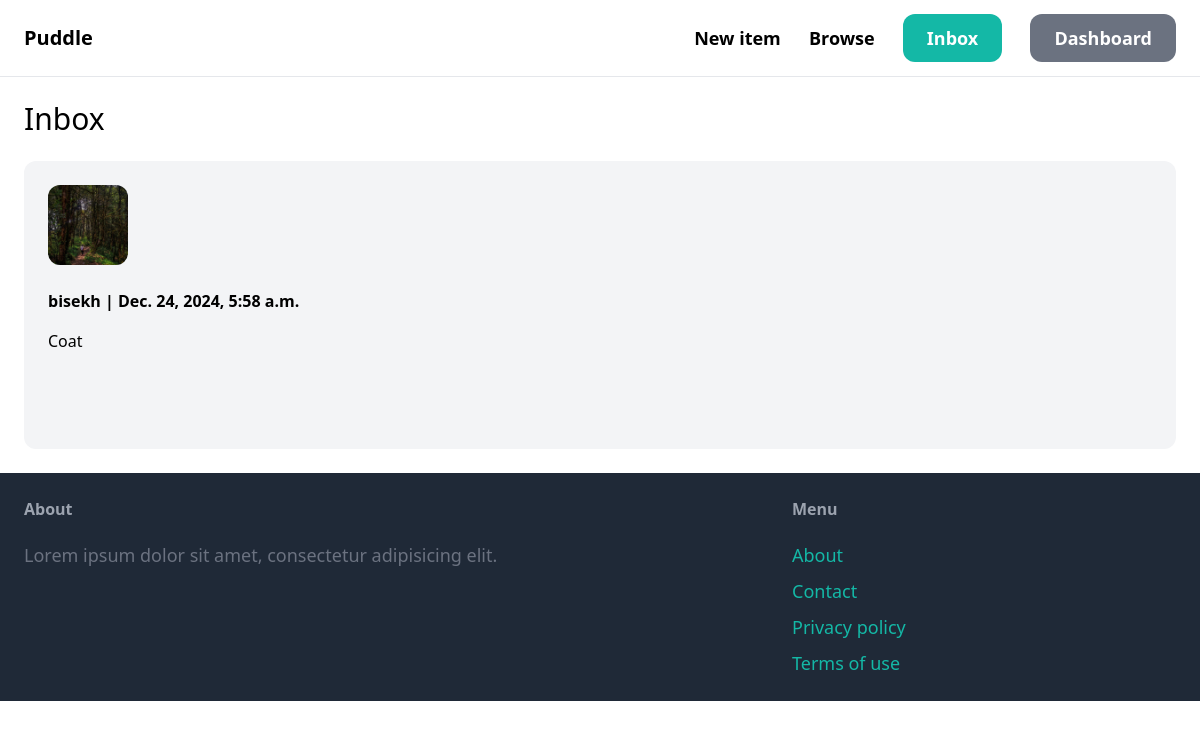
Screenshot of /inbox/ (signed in) with the database file from the repository.
### conversation/models.py (models this page shows)
class Conversation(models.Model):
    item = models.ForeignKey(Item,related_name='conversations', on_delete=models.CASCADE)
    members = models.ManyToManyField(User,related_name='conversations')
    created_at = models.DateTimeField(auto_now_add=True)
    modified_at = models.DateTimeField(auto_now_add=True)
    class Meta:
        ordering = ('-modified_at',)

### item/models.py (models this page shows, shortened)
class Item(models.Model):
    category =models.ForeignKey(Category,related_name='items',on_delete=models.CASCADE)
    name = models.CharField(max_length=255)
    description = models.TextField(blank=True, null=True)
    price = models.FloatField()
    image = models.ImageField(upload_to='item_images', blank=True, null=True)
    is_sold = models.BooleanField(default=False)
    created_by = models.ForeignKey(User,related_name='items',on_delete=models.CASCADE)
    created_at = models.DateTimeField(auto_now_add=True)

### conversation/views.py (the view)
# urls.py: path('',views.inbox,name='inbox'),
@login_required
def inbox(request):
    conversations = Conversation.objects.filter(members__in=[request.user.id])
    return render(request,'conversation/inbox.html',{
        'conversations':conversations
    })

### conversation/templates/conversation/inbox.html (shortened to what this page needs)
{% extends 'core/base.html' %}
{% block content %}
<h1 class="mb-6 text-3xl">Inbox</h1>
<div class="spac-y-6">
  {% for conversation in conversations %}
  <a href="{% url 'conversation:details' conversation.id %}">
    <div class="p-6 flex bg-gray-100 rounded-xl">
      <div class="pr-6">
        <img
          src="{{conversation.item.image.url}}"
          class="w-20 rounded-xl"
          alt=""
        />
        <div>
          {% for member in conversation.members.all %}
          <br />
          {% if member != request.user %}
          <p class="mb-4">
            <strong
              >{{member.username}} | {{ conversation.modified_at }}</strong
            >
          </p>
          <p>{{conversation.item.name }}</p>
          {% endif %}
          <br />
          {% endfor %}
        </div>
      </div>
    </div>
  </a>
  {% endfor %}
</div>
{% endblock %}

### rows the page displays
Conversation: item.image (picture), modified_at "Dec. 24, 2024, 5:58 a.m.", item.name "Coat"

### other values shown
{{ member.username }} "bisekh"
